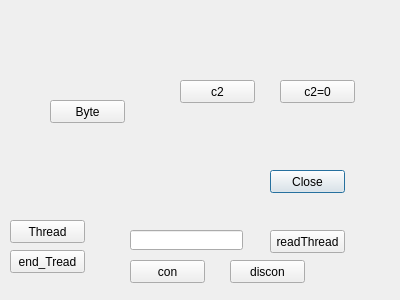
<?xml version="1.0" encoding="UTF-8"?>
<ui version="4.0">
 <class>Connect_com</class>
 <widget class="QDialog" name="Connect_com">
  <property name="geometry">
   <rect>
    <x>0</x>
    <y>0</y>
    <width>400</width>
    <height>300</height>
   </rect>
  </property>
  <property name="windowTitle">
   <string>Dialog</string>
  </property>
  <widget class="QPushButton" name="pushButton">
   <property name="geometry">
    <rect>
     <x>270</x>
     <y>170</y>
     <width>75</width>
     <height>23</height>
    </rect>
   </property>
   <property name="text">
    <string>Close</string>
   </property>
  </widget>
  <widget class="QPushButton" name="pushButton_7">
   <property name="geometry">
    <rect>
     <x>10</x>
     <y>220</y>
     <width>75</width>
     <height>23</height>
    </rect>
   </property>
   <property name="text">
    <string>Thread</string>
   </property>
  </widget>
  <widget class="QPushButton" name="pushButton_8">
   <property name="geometry">
    <rect>
     <x>10</x>
     <y>250</y>
     <width>75</width>
     <height>23</height>
    </rect>
   </property>
   <property name="text">
    <string>end_Tread</string>
   </property>
  </widget>
  <widget class="QLineEdit" name="lineEdit_3">
   <property name="geometry">
    <rect>
     <x>130</x>
     <y>230</y>
     <width>113</width>
     <height>20</height>
    </rect>
   </property>
  </widget>
  <widget class="QPushButton" name="pushButton_10">
   <property name="geometry">
    <rect>
     <x>130</x>
     <y>260</y>
     <width>75</width>
     <height>23</height>
    </rect>
   </property>
   <property name="text">
    <string>con</string>
   </property>
  </widget>
  <widget class="QPushButton" name="pushButton_11">
   <property name="geometry">
    <rect>
     <x>230</x>
     <y>260</y>
     <width>75</width>
     <height>23</height>
    </rect>
   </property>
   <property name="text">
    <string>discon</string>
   </property>
  </widget>
  <widget class="QPushButton" name="pushButton_12">
   <property name="geometry">
    <rect>
     <x>270</x>
     <y>230</y>
     <width>75</width>
     <height>23</height>
    </rect>
   </property>
   <property name="text">
    <string>readThread</string>
   </property>
  </widget>
  <widget class="QPushButton" name="pushButton_2">
   <property name="geometry">
    <rect>
     <x>50</x>
     <y>100</y>
     <width>75</width>
     <height>23</height>
    </rect>
   </property>
   <property name="text">
    <string>Byte</string>
   </property>
  </widget>
  <widget class="QPushButton" name="pushButton_3">
   <property name="geometry">
    <rect>
     <x>180</x>
     <y>80</y>
     <width>75</width>
     <height>23</height>
    </rect>
   </property>
   <property name="text">
    <string>c2</string>
   </property>
  </widget>
  <widget class="QPushButton" name="pushButton_4">
   <property name="geometry">
    <rect>
     <x>280</x>
     <y>80</y>
     <width>75</width>
     <height>23</height>
    </rect>
   </property>
   <property name="text">
    <string>c2=0</string>
   </property>
  </widget>
 </widget>
 <resources/>
 <connections/>
</ui>
